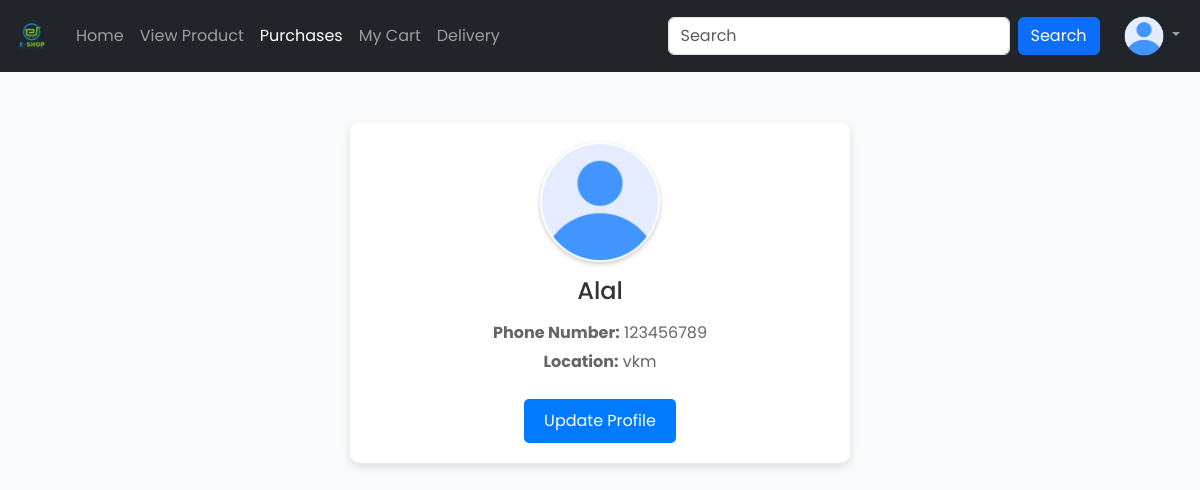
/profile (signed in), run on the app's committed database.
### app/models.py (models this page shows, shortened)
class Register(models.Model):
    Email = models.EmailField(unique=True)
    name = models.TextField()
    phonenumber = models.IntegerField()
    password = models.TextField()
    location= models.TextField()

### app/views.py (the view)
# urls.py: path('profile',views.profile),
def profile(req):
    if 'user' in req.session:
        return render(req,'user/profile.html',{'data':get_usr(req)})
    else:
        return redirect(login)

### app/views.py (called while the page is built)
def get_usr(req):
    if 'user' in req.session:
        return Register.objects.get(Email=req.session['user'])
    return None  # Return None if the 'user' key is not present

### template/user/profile.html (shortened to what this page needs)
<!DOCTYPE html>
<html lang="en">
<head>
    {% load static %}
    <link rel="stylesheet" href="https://cdn.jsdelivr.net/npm/bootstrap@5.3.3/dist/css/bootstrap.min.css">
</head>
<body>
<nav class="navbar navbar-expand-sm navbar-dark bg-dark">
    <div class="container-fluid">
        <a class="navbar-brand" href="../user_home">
            <img src="{% static 'logo.png' %}" alt="Logo" style="width:40px;" class="rounded-pill">
        </a>
        <div class="collapse navbar-collapse" id="mynavbar">
            <ul class="navbar-nav me-auto">
                <li class="nav-item">
                    <a class="nav-link" href="../user_home">Home</a>
                </li>
                <li class="nav-item">
                    <a class="nav-link" href="../viewproduct">View Product</a>
                </li>
                <li class="nav-item">
                    <a class="nav-link active" href="../order">Purchases</a>
                </li>
                <li class="nav-item">
                    <a class="nav-link" href="../user_view_cart">My Cart</a>
                </li>
                <li class="nav-item">
                    <a class="nav-link" href="../delivery">Delivery</a>
                </li>
            </ul>
            <ul class="navbar-nav ms-auto d-flex align-items-center">
                <li class="nav-item">
                    <form class="d-flex">
                        <input class="form-control me-2" type="text" placeholder="Search">
                        <button class="btn btn-primary" type="button">Search</button>
                    </form>
                </li>
                <li class="nav-item dropdown ms-3">
                    <a class="nav-link dropdown-toggle" href="#" id="navbarDropdown" role="button" data-bs-toggle="dropdown">
                        <img src="{% static 'user.png' %}" width="40" height="40" class="rounded-circle">
                    </a>
                </li>
            </ul>
        </div>
    </div>
</nav>
<div class="profile-card">
    <img src="{% static 'user.png' %}" alt="User Image">
    <h1>{{ data.name }}</h1>
    <p><strong>Phone Number:</strong> {{ data.phonenumber }}</p>
    <p><strong>Location:</strong> {{ data.location }}</p>
    <a href="../upload">Update Profile</a>
</div>
</body>
</html>

### template/user/profile.html (style rules this page uses)
body { font-family: 'Poppins', sans-serif; background-color: #f8f9fa; margin: 0; padding: 0; }
.navbar { margin-bottom: 20px; }
.profile-card { max-width: 500px; margin: 50px auto; background: #fff; border-radius: 10px; box-shadow: 0 4px 8px rgba(0, 0, 0, 0.1); overflow: hidden; text-align: center; padding: 20px; }
.profile-card img { width: 120px; height: 120px; border-radius: 50%; margin: 0 auto; display: block; box-shadow: 0 2px 5px rgba(0, 0, 0, 0.2); }
.profile-card h1 { font-size: 24px; margin: 15px 0; color: #333; }
.profile-card p { font-size: 16px; color: #666; margin: 5px 0; }
.profile-card a { display: inline-block; background-color: #007bff; color: #fff; text-decoration: none; padding: 10px 20px; border-radius: 5px; font-size: 16px; margin-top: 20px; transition: all 0.3s ease; }

### data on the page
Register: name "Alal", phonenumber "123456789", location "vkm"
